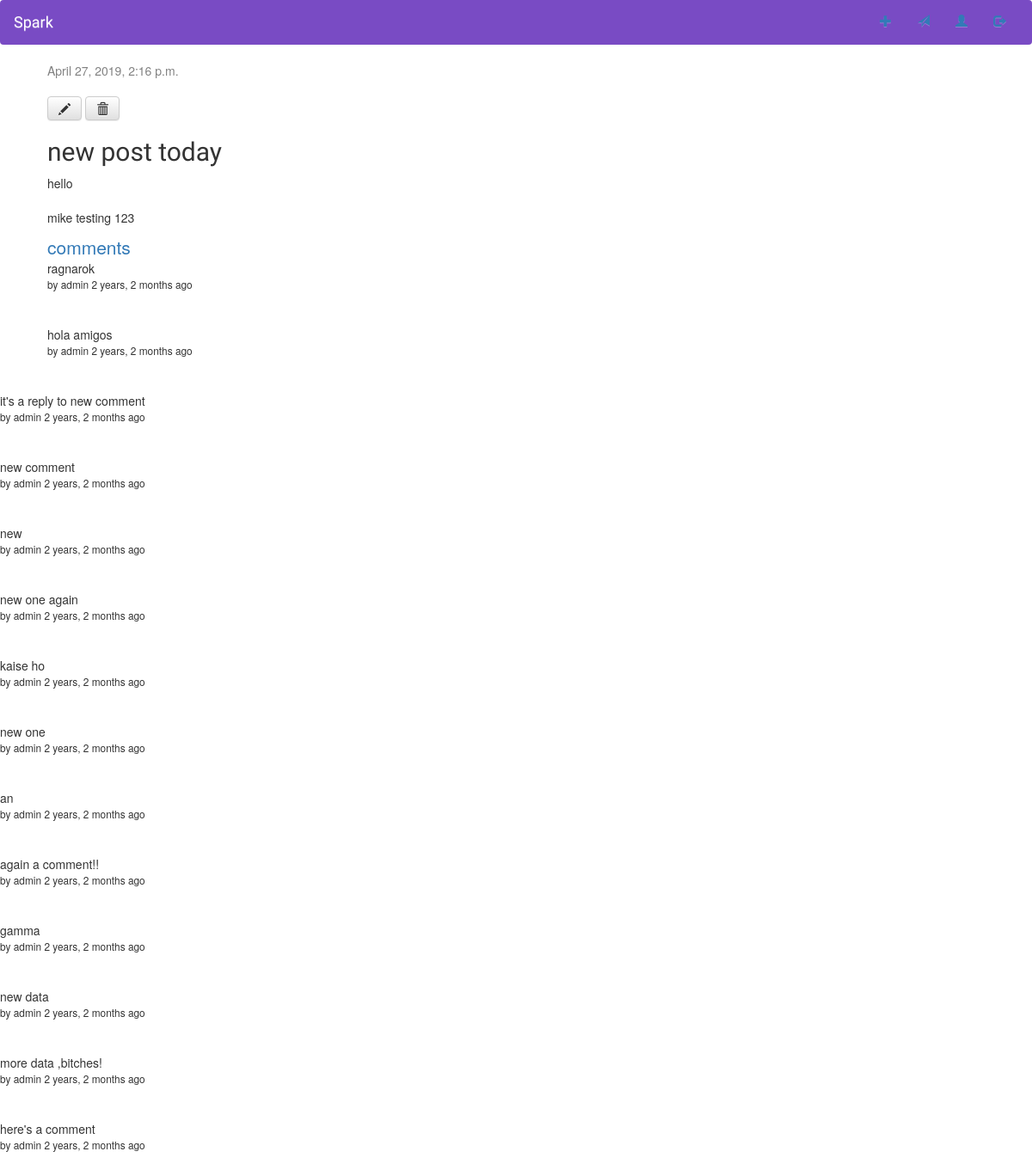
The app's page /post/65/ (signed in) with its own data.
### blog/models.py (models this page shows, shortened)
class Post(models.Model):
    author = models.ForeignKey(settings.AUTH_USER_MODEL, on_delete=models.CASCADE)
    title = models.CharField(max_length=200)
    text = models.TextField()
    created_date = models.DateTimeField(default=timezone.now)
    published_date = models.DateTimeField(blank=True, null=True)
    x = models.BooleanField(default = True)
    def comments(self):
        instance = self
        qs = comments.objects.filter_by_instance(instance)
        return qs
    def get_content_type(self):
        instance = self
        content_type = ContentType.objects.get_for_model(instance.__class__)
        return content_type

### comments/models.py (models this page shows, shortened)
class comments(models.Model):
    objects = commentManager()
    user = models.ForeignKey(settings.AUTH_USER_MODEL, default = 1, on_delete = models.CASCADE)
    content_type = models.ForeignKey(ContentType, on_delete=models.CASCADE, null = True)
    object_id = models.PositiveIntegerField(null = True)
    content_object = GenericForeignKey('content_type', 'object_id')
    parent = models.ForeignKey("self", null = True, blank = True, on_delete=models.CASCADE)
    content = models.TextField()
    timestamp = models.DateTimeField(auto_now_add = True)
    class Meta():
    	ordering = ['-timestamp']

### blog/views.py (the view, shortened to what this page needs)
# urls.py: path('post/<int:pk>/', views.post_detail, name = 'post_detail'),
@login_required
def post_detail(request, pk):
    post = get_object_or_404(Post, pk=pk)
    if post.author == request.user:
        flag = 1
    else:
        flag = None
    init_data  ={
        "content_type":post.get_content_type(),
        "object_id":post.id
    }
    form = comment_form(request.POST or None, initial = init_data)
    r = post.comments()
    return render(request, 'blog/post_detail.html', {'post': post, 'flag': flag, 'comments':r, 'form':form})

### comments/models.py (called while the page is built)
	def filter_by_instance(self, instance):
		content_type = ContentType.objects.get_for_model(instance.__class__)
		obj_id = instance.id
		qs = super(commentManager, self).filter(content_type = content_type, object_id = obj_id).filter(parent = None)
		return qs

### blog/templates/blog/post_detail.html (shortened to what this page needs)
{% extends 'blog/base.html' %}
{% block content %}
        {% if post.published_date %}
            <div class="date">
                {{ post.published_date }}
            </div>
            <br>
        {% endif %}
        {% if user.is_authenticated %}
        {% if flag %}
        <a class="btn btn-default" href="{% url 'post_edit' pk=post.pk %}"><span class="glyphicon glyphicon-pencil"></span></a>
        <a class="btn btn-default" href="{% url 'go' pk=post.pk %}"><span class="glyphicon glyphicon-trash"></span></a>
         {% endif %}
         {% endif %}
        <h2>{{ post.title }}</h2>
        <p>{{ post.text|linebreaksbr }}</p>
        <div>
            <a class='lead'>comments</a>
            {% for c in comments %}
                <div class = ''>
                    {{c.content}}
                    <br/>
                    <small>by {{c.user}} {{c.timestamp|timesince}} ago</small>
                    <br/>
                </div>
                    <br><br>
                </div>
            {% endfor %}
{% endblock %}

### blog/templates/blog/base.html (style rules this page uses)
h1, h2, h3, h4 { font-family: 'Raleway', sans-serif; }
.date { color: #828282; }

### records on screen
Post: published_date "April 27, 2019, 2:16 p.m.", title "new post today", text "hello mike testing 123"
comments: content "ragnarok", user "admin", timestamp "2 years, 2 months"
comments: content "hola amigos", user "admin", timestamp "2 years, 2 months"
comments: content "it's a reply to new comment", user "admin", timestamp "2 years, 2 months"
comments: content "new comment", user "admin", timestamp "2 years, 2 months"
comments: content "new", user "admin", timestamp "2 years, 2 months"
comments: content "new one again", user "admin", timestamp "2 years, 2 months"
comments: content "kaise ho", user "admin", timestamp "2 years, 2 months"
comments: content "new one", user "admin", timestamp "2 years, 2 months"
comments: content "an", user "admin", timestamp "2 years, 2 months"
comments: content "again a comment!!", user "admin", timestamp "2 years, 2 months"
comments: content "gamma", user "admin", timestamp "2 years, 2 months"
comments: content "new data", user "admin", timestamp "2 years, 2 months"
comments: content "more data ,bitches!", user "admin", timestamp "2 years, 2 months"
comments: content "here's a comment", user "admin", timestamp "2 years, 2 months"
